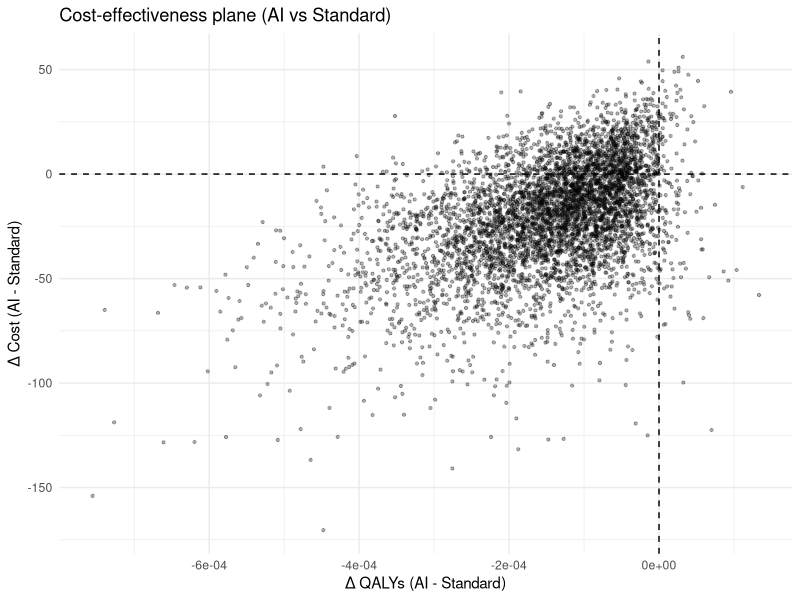
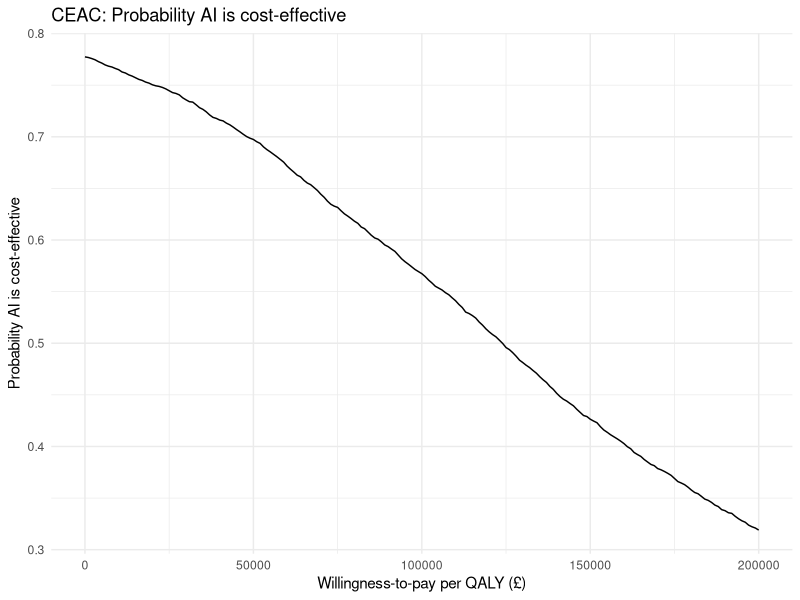
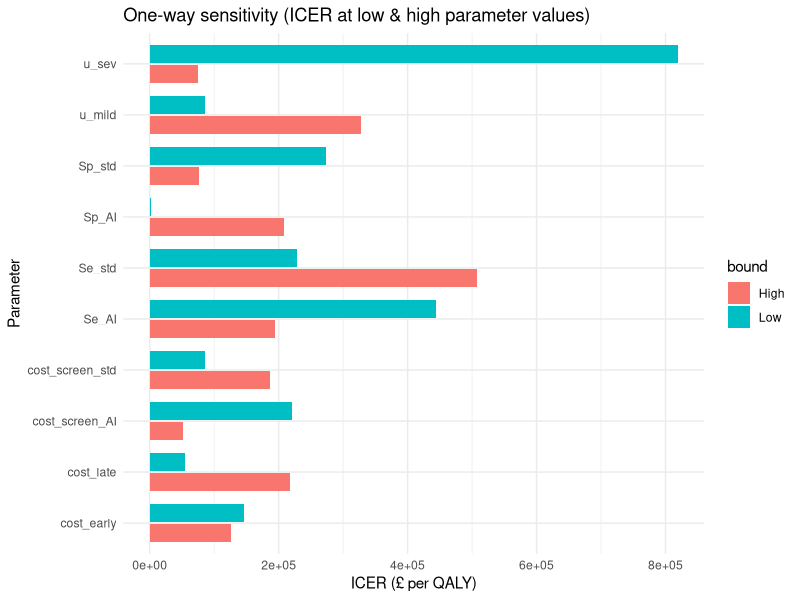

Recreate these plots in R, in order.
##########################################################################
# CEA: AI-assisted pneumonia detection (Decision tree + PSA)
# - Deterministic results + 5000-run PSA
# - Outputs: expected cost/QALY per arm, ICER, CE plane, CEAC, tornado-like OWSA
# Author: (you) - adapt parameters & sources
##########################################################################
# -----------------------------
# 0. Setup: packages & helpers
# -----------------------------
required_pkgs <- c("dplyr", "tibble", "ggplot2", "purrr", "readr", "tidyr")
inst <- required_pkgs[!(required_pkgs %in% installed.packages()[,"Package"])]
if(length(inst)) install.packages(inst, repos = "https://cloud.r-project.org")

library(dplyr); library(tibble); library(ggplot2); library(purrr); library(readr); library(tidyr)

# Helper: convert mean+sd to Beta distribution parameters
beta_params_from_mean_sd <- function(mean, sd){
  var <- sd^2
  # ensure valid
  if(mean <= 0 | mean >= 1) stop("mean must be between 0 and 1 for Beta")
  tmp <- (mean * (1 - mean) / var) - 1
  alpha <- mean * tmp
  beta  <- (1 - mean) * tmp
  if(alpha <= 0 | beta <= 0) stop("Invalid sd for Beta (too large). Adjust sd or use bounds.")
  return(list(alpha = alpha, beta = beta))
}

# Helper: convert mean+sd to Gamma parameters (shape, rate)
gamma_params_from_mean_sd <- function(mean, sd){
  var <- sd^2
  shape <- (mean^2) / var
  rate  <- mean / var
  if(shape <= 0 | rate <= 0) stop("Invalid mean/sd for Gamma")
  return(list(shape = shape, rate = rate))
}

# -----------------------------
# 1. Base parameters (edit these)
# -----------------------------
# Perspective: NHS payer. Time horizon: short (days to months). No discounting.
params <- tibble::tribble(
  ~name,            ~value,    ~sd,     ~type,       ~notes,
  "prevalence",     0.10,      0.02,    "prob",     "Prevalence in screened pop (example)",
  "Se_AI",          0.92,      0.03,    "prob",     "AI sensitivity",
  "Sp_AI",          0.88,      0.03,    "prob",     "AI specificity",
  "Se_std",         0.80,      0.04,    "prob",     "Standard sensitivity",
  "Sp_std",         0.90,      0.03,    "prob",     "Standard specificity",
  "cost_screen_AI", 50,        10,      "cost",     "AI per-screen cost (inference + infra amort.)",
  "cost_screen_std",30,        8,       "cost",     "Standard per-screen cost (radiologist/clinic)",
  "cost_early",     500,       100,     "cost",     "Cost of early-treated pneumonia",
  "cost_late",      4000,      800,     "cost",     "Cost of late/missed pneumonia (hospital/ICU)",
  "cost_fp_follow", 100,       30,      "cost",     "Follow-up cost for FP",
  "u_mild",         0.75,      0.05,    "util",     "Utility during mild pneumonia",
  "u_sev",          0.50,      0.07,    "util",     "Utility during severe pneumonia",
  "d_mild_days",    14,        2,       "time",     "Duration mild (days)",
  "d_sev_days",     30,        5,       "time",     "Duration severe (days)"
)

# Turn into named list for deterministic use
param_list <- params %>% select(name, value) %>% deframe()

# Useful conversions
d_mild <- param_list["d_mild_days"] / 365
d_sev  <- param_list["d_sev_days"] / 365

# -----------------------------
# 2. Deterministic expected cost & QALY (per screened patient)
# -----------------------------
calc_expected <- function(p){
  # p is a named numeric vector of base values
  P <- p["prevalence"]
  Se_AI <- p["Se_AI"]; Sp_AI <- p["Sp_AI"]
  Se_std <- p["Se_std"]; Sp_std <- p["Sp_std"]
  
  # Branch probs AI
  TP_AI <- Se_AI * P
  FN_AI <- (1 - Se_AI) * P
  TN_AI <- Sp_AI * (1 - P)
  FP_AI <- (1 - Sp_AI) * (1 - P)
  
  # Branch probs Standard
  TP_std <- Se_std * P
  FN_std <- (1 - Se_std) * P
  TN_std <- Sp_std * (1 - P)
  FP_std <- (1 - Sp_std) * (1 - P)
  
  # Costs
  c_ai <- p["cost_screen_AI"]; c_std <- p["cost_screen_std"]
  c_early <- p["cost_early"]; c_late <- p["cost_late"]; c_fp <- p["cost_fp_follow"]
  
  # Utilities
  u_mild <- p["u_mild"]; u_sev <- p["u_sev"]
  q_mild <- u_mild * d_mild
  q_sev  <- u_sev  * d_sev
  
  # Expected costs
  E_cost_AI <- TP_AI * (c_ai + c_early) +
    FN_AI * (c_ai + c_late) +
    TN_AI * (c_ai) +
    FP_AI * (c_ai + c_fp)
  
  E_cost_std <- TP_std * (c_std + c_early) +
    FN_std * (c_std + c_late) +
    TN_std * (c_std) +
    FP_std * (c_std + c_fp)
  
  # Expected QALYs (short-horizon loss/gain due to illness)
  E_qaly_AI <- TP_AI * q_mild + FN_AI * q_sev
  E_qaly_std <- TP_std * q_mild + FN_std * q_sev
  
  # Output
  tibble::tibble(
    arm = c("AI","Standard"),
    expected_cost = c(E_cost_AI, E_cost_std),
    expected_qaly = c(E_qaly_AI, E_qaly_std)
  )
}

det_results <- calc_expected(param_list)
det_results
# ICER
delta_cost <- det_results$expected_cost[det_results$arm=="AI"] - det_results$expected_cost[det_results$arm=="Standard"]
delta_qaly <- det_results$expected_qaly[det_results$arm=="AI"] - det_results$expected_qaly[det_results$arm=="Standard"]
icer_det <- delta_cost / delta_qaly
cat("\nDeterministic results:\n")
print(det_results)
cat("\nDelta cost:", round(delta_cost,2), "Delta QALY:", signif(delta_qaly,6), "\n")
cat("ICER (deterministic) = ", ifelse(is.finite(icer_det), round(icer_det,2), "NA (dominated)"), "\n\n")

# -----------------------------
# 3. PSA: Monte Carlo simulation
# -----------------------------
set.seed(12345)
n_sim <- 5000

# Build sampling distributions from mean+sd (use helper functions)
# We'll sample probabilities with Beta, costs with Gamma, utilities with Beta
# Define functions to safe-get alpha/beta or shape/rate; if sd is zero or too small, use small jitter.

sample_parameters <- function(params_tbl, n){
  out <- tibble::tibble(sim = 1:n)
  
  for(i in seq_len(nrow(params_tbl))){
    nm <- params_tbl$name[i]
    m  <- params_tbl$value[i]
    sd <- params_tbl$sd[i]
    typ <- params_tbl$type[i]
    
    if(typ == "prob" | typ == "util"){
      # Beta
      # if sd is zero or NA, make a small sd
      if(is.na(sd) || sd <= 0) sd <- max(0.01, 0.1 * m)
      pr <- tryCatch(beta_params_from_mean_sd(m, sd),
                     error = function(e){
                       # fallback: small variance
                       s2 <- (m*(1-m))/1000
                       beta_params_from_mean_sd(m, sqrt(s2))
                     })
      alpha <- pr$alpha; beta <- pr$beta
      samp <- rbeta(n, shape1 = alpha, shape2 = beta)
    } else if(typ == "cost"){
      # Gamma
      if(is.na(sd) || sd <= 0) sd <- max(1, 0.2 * m)
      gp <- gamma_params_from_mean_sd(m, sd)
      samp <- rgamma(n, shape = gp$shape, rate = gp$rate)
    } else if(typ == "time"){
      # keep time fixed (deterministic). Convert to numeric for consistency.
      samp <- rep(m, n)
    } else {
      samp <- rep(m, n)
    }
    out <- bind_cols(out, tibble::tibble(!!nm := samp))
  }
  return(out)
}

psa_inputs <- sample_parameters(params, n_sim)

# Compute expected cost and QALY per simulation
compute_per_sim <- function(row){
  pvec <- as.numeric(row)
  names(pvec) <- names(row)
  # filter out sim column if present
  pvec <- pvec[!(names(pvec) == "sim")]
  calc_expected(pvec) %>%
    mutate(sim = row["sim"])
}

# Vectorized calculation: use dplyr rowwise approach
psa_results <- psa_inputs %>%
  rowwise() %>%
  do({
    row <- as.list(.)
    p_named <- row
    p_named$sim <- NULL
    names(p_named) <- names(psa_inputs)[names(psa_inputs) != "sim"]
    # convert to numeric named vector
    pnum <- unlist(p_named)
    calc_expected(pnum)
  }) %>%
  ungroup() %>%
  mutate(sim = rep(psa_inputs$sim, each = 2)) # each sim has two rows

# Wide format for delta calculations
psa_wide <- psa_results %>%
  pivot_wider(names_from = arm, values_from = c(expected_cost, expected_qaly), names_sep = ".") %>%
  mutate(delta_cost = expected_cost.AI - expected_cost.Standard,
         delta_qaly = expected_qaly.AI - expected_qaly.Standard,
         icer = delta_cost / delta_qaly)

# Basic PSA summaries
mean_delta_cost <- mean(psa_wide$delta_cost, na.rm=TRUE)
mean_delta_qaly <- mean(psa_wide$delta_qaly, na.rm=TRUE)
mean_icer_psa <- mean(psa_wide$icer[is.finite(psa_wide$icer)], na.rm=TRUE)

cat("PSA means: mean delta cost =", round(mean_delta_cost,2),
    "mean delta QALY =", signif(mean_delta_qaly,6), "\n")
cat("Mean ICER across finite simulations (not decision rule) =", round(mean_icer_psa,2), "\n\n")

# -----------------------------
# 4. CE plane
# -----------------------------
ce_plane <- ggplot(psa_wide, aes(x = delta_qaly, y = delta_cost)) +
  geom_point(alpha = 0.3, size = 0.8) +
  geom_hline(yintercept = 0, linetype = "dashed") +
  geom_vline(xintercept = 0, linetype = "dashed") +
  labs(title = "Cost-effectiveness plane (AI vs Standard)",
       x = "Δ QALYs (AI - Standard)",
       y = "Δ Cost (AI - Standard)") +
  theme_minimal()
print(ce_plane)

# -----------------------------
# 5. CEAC
# -----------------------------
# For a set of willingness-to-pay thresholds, compute probability AI is cost-effective
thresholds <- seq(0, 200000, by = 1000)
ceac_df <- tibble::tibble(threshold = thresholds) %>%
  mutate(p_ce = map_dbl(threshold, function(k){
    # net monetary benefit: NMB = k * delta_qaly - delta_cost ; AI is CE if NMB > 0
    mean(psa_wide$delta_qaly * k - psa_wide$delta_cost > 0, na.rm = TRUE)
  }))

ceac_plot <- ggplot(ceac_df, aes(x = threshold, y = p_ce)) +
  geom_line() +
  labs(title = "CEAC: Probability AI is cost-effective",
       x = "Willingness-to-pay per QALY (£)",
       y = "Probability AI is cost-effective") +
  theme_minimal()
print(ceac_plot)

# -----------------------------
# 6. Simple tornado-like OWSA (one-way)
# -----------------------------
# Choose key parameters to vary by +/- 25% or within plausible limits
ow_params <- c("Se_AI","Sp_AI","Se_std","Sp_std","cost_screen_AI","cost_screen_std","cost_early","cost_late","cost_fp_follow","u_mild","u_sev")
base <- param_list

owsa_results <- map_dfr(ow_params, function(pn){
  val <- base[pn]
  low <- ifelse(params$type[params$name==pn] %in% c("prob","util"), max(0.001, val * 0.75), val * 0.75)
  high <- ifelse(params$type[params$name==pn] %in% c("prob","util"), min(0.999, val * 1.25), val * 1.25)
  p_low <- base; p_high <- base
  p_low[pn] <- low; p_high[pn] <- high
  res_low <- calc_expected(p_low)
  res_high <- calc_expected(p_high)
  delta_low <- res_low$expected_cost[res_low$arm=="AI"] - res_low$expected_cost[res_low$arm=="Standard"]
  q_low <- res_low$expected_qaly[res_low$arm=="AI"] - res_low$expected_qaly[res_low$arm=="Standard"]
  icer_low <- delta_low / q_low
  
  delta_high <- res_high$expected_cost[res_high$arm=="AI"] - res_high$expected_cost[res_high$arm=="Standard"]
  q_high <- res_high$expected_qaly[res_high$arm=="AI"] - res_high$expected_qaly[res_high$arm=="Standard"]
  icer_high <- delta_high / q_high
  
  tibble::tibble(param = pn,
                 low = low, high = high,
                 delta_cost_low = delta_low, delta_qaly_low = q_low, icer_low = icer_low,
                 delta_cost_high = delta_high, delta_qaly_high = q_high, icer_high = icer_high)
})

# Simplified tornado: show absolute change in ICER between low and high
owsa_plot_df <- owsa_results %>%
  mutate(icer_low_num = ifelse(is.finite(icer_low), icer_low, NA_real_),
         icer_high_num = ifelse(is.finite(icer_high), icer_high, NA_real_),
         icer_change = icer_high_num - icer_low_num) %>%
  arrange(desc(abs(icer_change))) %>%
  slice(1:10)

# Plot horizontal bars of change
tornado_df <- owsa_plot_df %>%
  select(param, icer_low_num, icer_high_num) %>%
  pivot_longer(cols = starts_with("icer"), names_to = "bound", values_to = "icer_val") %>%
  mutate(bound = ifelse(bound=="icer_low_num","Low","High"))

ggplot(tornado_df, aes(x = param, y = icer_val, fill = bound)) +
  geom_col(position = position_dodge(width = 0.8), width = 0.7) +
  coord_flip() +
  labs(title = "One-way sensitivity (ICER at low & high parameter values)",
       x = "Parameter",
       y = "ICER (£ per QALY)") +
  theme_minimal()

# -----------------------------
# 7. Save results (optional)
# -----------------------------
# write.csv(psa_wide, "psa_results.csv", row.names = FALSE)
# write.csv(det_results, "deterministic_results.csv", row.names = FALSE)
# ggsave("ce_plane.png", ce_plane, width=7, height=5, dpi=300)
# ggsave("ceac_plot.png", ceac_plot, width=7, height=5, dpi=300)

# -----------------------------
# 8. Quick printed summary
# -----------------------------
cat("==== SUMMARY ====\n")
cat("Deterministic expected cost (AI): ", round(det_results$expected_cost[det_results$arm=="AI"],2),
    " Standard: ", round(det_results$expected_cost[det_results$arm=="Standard"],2), "\n")
cat("Deterministic expected QALY (AI): ", signif(det_results$expected_qaly[det_results$arm=="AI"],6),
    " Standard: ", signif(det_results$expected_qaly[det_results$arm=="Standard"],6), "\n")
cat("Deterministic ICER:", ifelse(is.finite(icer_det), round(icer_det,2), "NA/dominated"), "\n")
cat("PSA mean delta cost:", round(mean_delta_cost,2), " mean delta QALY:", signif(mean_delta_qaly,6), "\n")
cat("Proportion of PSA sims where AI is cost-effective at £20,000/QALY:",
    mean(psa_wide$delta_qaly * 20000 - psa_wide$delta_cost > 0, na.rm = TRUE), "\n")
cat("==== End ====\n")
